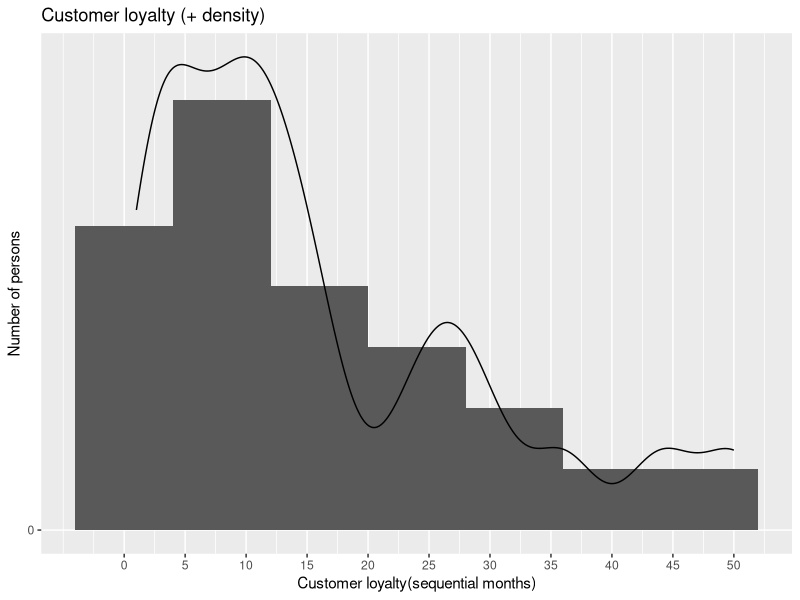
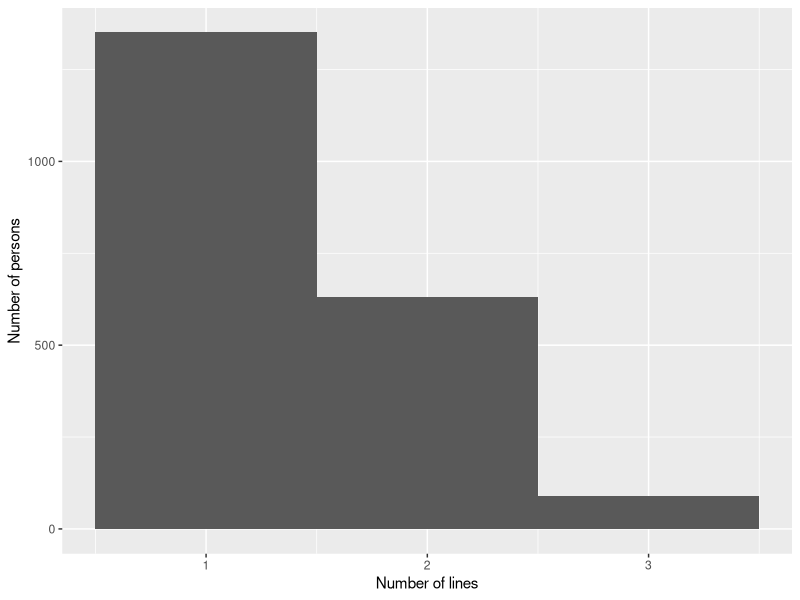
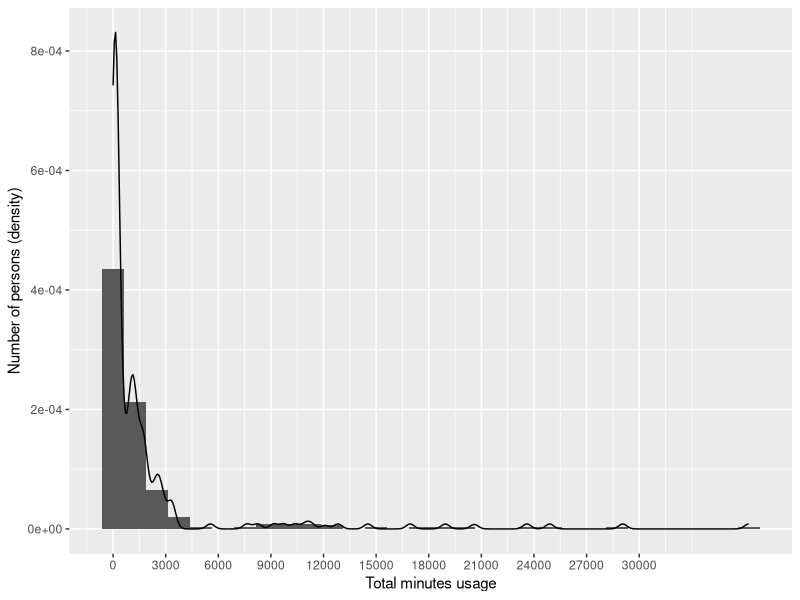
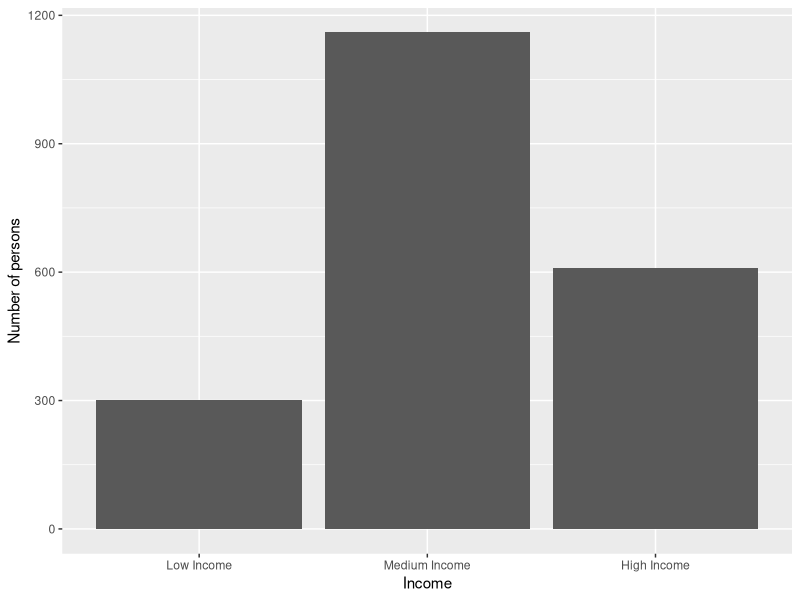
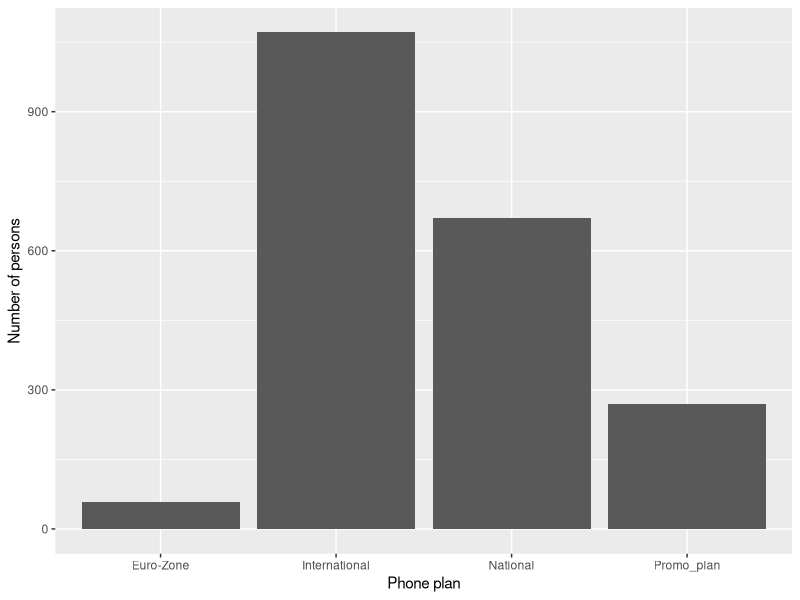
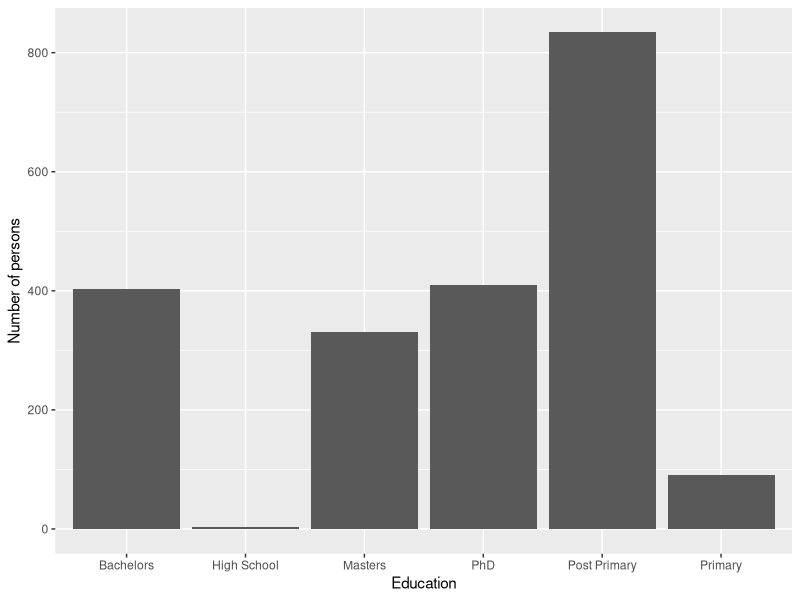
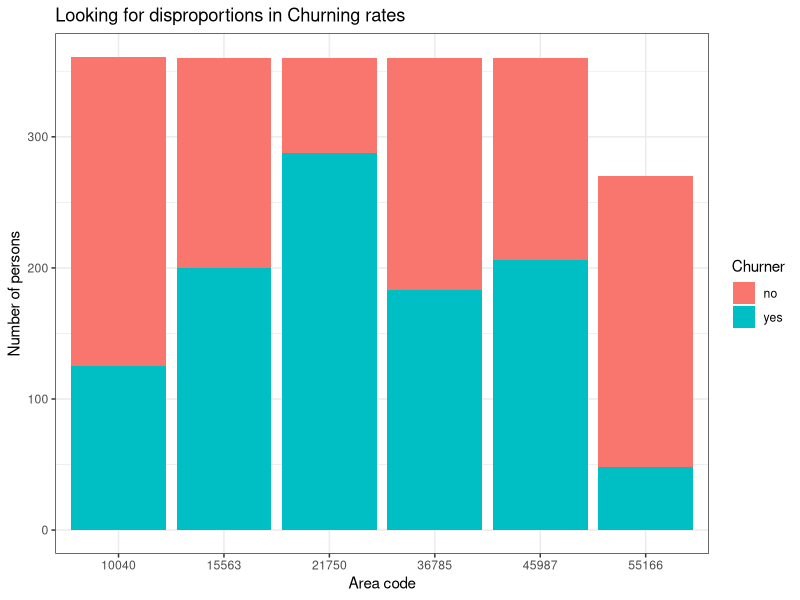
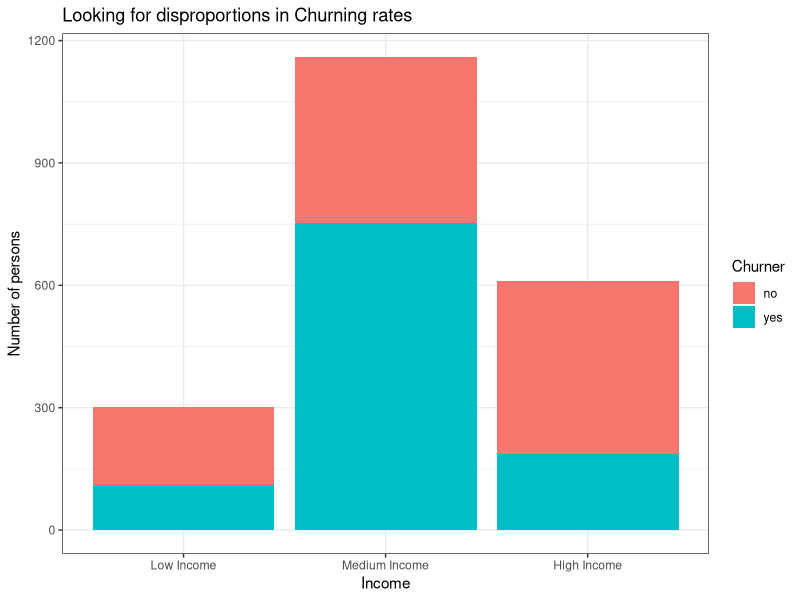

Reproduce these figures in R, in order.
## ---- chunk 1
#install.packages("ggplot2")
library(ggplot2)
## ---- chunk 2
phones <- read.csv("./eurocomPHONEchurners.csv")
head(phones)
## ---- chunk 3
count_na <- sapply(phones, function(y) sum(length(which(is.na(y) | y == ""))))
na_df <- data.frame(count_na)

subset(na_df, na_df$count_na > 0)
## ---- chunk 4
replace_na_with_median <- function(col) {
  median_without_na <- median(col, na.rm=TRUE)
  col[is.na(col)] <- median_without_na
  return(col)
}
## ---- chunk 5
phones$MINUTES_3MONTHS_AGO <- replace_na_with_median(phones$MINUTES_3MONTHS_AGO)
## ---- chunk 6
phones$CUST_MOS <- replace_na_with_median(phones$CUST_MOS)
## ---- chunk 7
phones$TOT_MINUTES_USAGE <- replace_na_with_median(phones$TOT_MINUTES_USAGE)
## ---- chunk 8
get_mode <- function(x){
  xtable <- table(x)
  idx <- xtable == max(xtable)
  names(xtable)[idx]
}
## ---- chunk 9
get_modes <- function(x){
  if(class(x) =="numeric" | class(x)=="integer") return("X")
  xtable <- table(x)
  idx <- xtable == max(xtable)
  names(xtable)[idx]
}
## ---- chunk 10
phones_male <- phones[phones$GENDER == 'M',]

modes_male <- data.frame(sapply(phones_male, get_modes))
names(modes_male)[1] <- "MODE_MALE"
modes_male <- subset(modes_male, MODE_MALE!='X')

modes_male
## ---- chunk 11
phones_female <- phones[phones$GENDER == 'F',]

modes_female <- data.frame(sapply(phones_female, get_modes))
names(modes_female)[1] <- "MODE_FEMALE"
modes_female <- subset(modes_female, MODE_FEMALE!='X')

modes_female
## ---- chunk 12
phones$PHONE_PLAN[phones$PHONE_PLAN == "" & phones$GENDER=='M'] <- get_mode(phones$PHONE_PLAN[phones$GENDER=='M'])
phones$PHONE_PLAN[phones$PHONE_PLAN == "" & phones$GENDER=='F'] <- get_mode(phones$PHONE_PLAN[phones$GENDER=='F'])
## ---- chunk 13
phones$EDUCATION[phones$EDUCATION == "" & phones$GENDER=='M'] <- get_mode(phones$EDUCATION[phones$GENDER=='M'])
phones$EDUCATION[phones$EDUCATION == "" & phones$GENDER=='F'] <- get_mode(phones$EDUCATION[phones$GENDER=='F'])
## ---- chunk 14
phones$AREA_CODE[phones$AREA_CODE == "" & phones$GENDER=='M'] <- get_mode(phones$AREA_CODE[phones$GENDER=='M'])
phones$AREA_CODE[phones$AREA_CODE == "" & phones$GENDER=='F'] <- get_mode(phones$AREA_CODE[phones$GENDER=='F'])
## ---- chunk 15
phones$LONGDIST_FLAG[phones$LONGDIST_FLAG == "" & phones$GENDER=='M'] <- get_mode(phones$LONGDIST_FLAG[phones$GENDER=='M'])
phones$LONGDIST_FLAG[phones$LONGDIST_FLAG == "" & phones$GENDER=='F'] <- get_mode(phones$LONGDIST_FLAG[phones$GENDER=='F'])
## ---- chunk 16
phones$CALLWAITING_FLAG[phones$CALLWAITING_FLAG == "" & phones$GENDER=='M'] <- get_mode(phones$CALLWAITING_FLAG[phones$GENDER=='M'])
phones$CALLWAITING_FLAG[phones$CALLWAITING_FLAG == "" & phones$GENDER=='F'] <- get_mode(phones$CALLWAITING_FLAG[phones$GENDER=='F'])
## ---- chunk 17
phones$VOICEMAIL_FLAG[phones$VOICEMAIL_FLAG == "" & phones$GENDER=='M'] <- get_mode(phones$VOICEMAIL_FLAG[phones$GENDER=='M'])
phones$VOICEMAIL_FLAG[phones$VOICEMAIL_FLAG == "" & phones$GENDER=='F'] <- get_mode(phones$VOICEMAIL_FLAG[phones$GENDER=='F'])
## ---- chunk 18
phones$MOBILE_PLAN[phones$MOBILE_PLAN == "" & phones$GENDER=='M'] <- get_mode(phones$MOBILE_PLAN[phones$GENDER=='M'])
phones$MOBILE_PLAN[phones$MOBILE_PLAN == "" & phones$GENDER=='F'] <- get_mode(phones$MOBILE_PLAN[phones$GENDER=='F'])
## ---- chunk 19
head(phones$INCOME)
## ---- chunk 20
phones$INCOME <- cut(phones$INCOME, breaks = c(0, 37999, 88000, max(phones$INCOME)), include.lowest = TRUE, labels = c("Low Income", "Medium Income","High Income"))

head(phones$INCOME)
## ---- chunk 21
get_mode(phones$AREA_CODE)
summary(phones$CUST_MOS)
get_mode(phones$LONGDIST_FLAG)
get_mode(phones$CALLWAITING_FLAG)
summary(phones$NUM_LINES)
get_mode(phones$VOICEMAIL_FLAG)
get_mode(phones$MOBILE_PLAN)
get_mode(phones$CONVERGENT_BILLING)
get_mode(phones$GENDER)
get_mode(phones$INCOME)
get_mode(phones$PHONE_PLAN)
get_mode(phones$EDUCATION)
summary(phones$TOT_MINUTES_USAGE)

## ---- chunk 22
ggplot(data=phones ,aes(phones$CUST_MOS)) + geom_histogram(binwidth=8,aes(y = ..density..))  + scale_x_continuous(breaks = seq(0,60,5)) + scale_y_continuous(breaks = seq(0,1000,50)) + labs(x="Customer loyalty(sequential months)" ,y="Number of persons", title="Customer loyalty (+ density)") + geom_density()
## ---- chunk 23
ggplot(data=phones ,aes(phones$NUM_LINES)) + geom_histogram(binwidth=1) + scale_x_continuous(breaks = 0:3) + labs(x="Number of lines" ,y="Number of persons")
## ---- chunk 24
ggplot(data=phones ,aes(phones$TOT_MINUTES_USAGE)) + geom_histogram(bins = 30, aes(y = ..density..)) +  scale_x_continuous(breaks = seq(0, 30000, 3000)) + labs(x="Total minutes usage" ,y="Number of persons (density)") + geom_density()
## ---- chunk 25
ggplot(data=phones ,aes(phones$INCOME)) + geom_histogram(stat="count") + labs(x="Income" ,y="Number of persons")
## ---- chunk 26
ggplot(data=phones ,aes(phones$PHONE_PLAN)) + geom_histogram(stat="count") + labs(x="Phone plan" ,y="Number of persons")
## ---- chunk 27
ggplot(data=phones ,aes(phones$EDUCATION)) + geom_histogram(stat="count")   + labs(x="Education" ,y="Number of persons")
## ---- chunk 28
ggplot(data=phones ,aes(x=phones$AREA_CODE, group=phones$CHURNER, fill=phones$CHURNER)) + geom_histogram(stat="count") + theme_bw()   + labs(x="Area code" ,y="Number of persons", title="Looking for disproportions in Churning rates", fill="Churner")
## ---- chunk 29
ggplot(data=phones ,aes(x=phones$INCOME, group=phones$CHURNER, fill=phones$CHURNER)) + geom_histogram(stat="count") + theme_bw()   + labs(x="Income" ,y="Number of persons", title="Looking for disproportions in Churning rates", fill="Churner")
## ---- chunk 30
ggplot(data=phones ,aes(x=phones$PHONE_PLAN, group=phones$CHURNER, fill=phones$CHURNER)) + geom_histogram(stat="count") + theme_bw()   + labs(x="Phone plan" ,y="Number of persons", title="Looking for disproportions in Churning rates", fill="Churner")
## ---- chunk 31
ggplot(data=phones ,aes(x=phones$TOT_MINUTES_USAGE, group=phones$CHURNER, fill=phones$CHURNER)) + geom_histogram(bins = 5) +  scale_x_continuous(breaks = seq(0, 30000, 5000))  + labs(x="Total minutes usage" ,y="Number of persons", title="Looking for disproportions in Churning rates", fill="Churner")
## ---- chunk 32
ggplot(data=phones ,aes(x=phones$CUST_MOS, group=phones$CHURNER, fill=phones$CHURNER)) + geom_histogram(binwidth=5) + scale_x_continuous(breaks = seq(0,50,5))   + labs(x="Customer loyalty (sequential months)" ,y="Number of persons", title="Looking for disproportions in Churning rates", fill="Churner")
## ---- chunk 33
ggplot(data=phones ,aes(x=phones$NUM_LINES, group=phones$CHURNER, fill=phones$CHURNER)) + geom_histogram(binwidth=1, position="dodge") + scale_x_continuous(breaks = 0:3)   + labs(x="Number of lines" ,y="Number of persons", title="Looking for disproportions in Churning rates", fill="Churner")
## ---- chunk 34
ggplot(data=phones ,aes(x=phones$EDUCATION, group=phones$CHURNER, fill=phones$CHURNER)) + geom_histogram(stat="count")  + labs(x="Education" ,y="Number of persons", title="Looking for disproportions in Churning rates", fill="Churner")
## ---- chunk 35
ggplot(data=phones ,aes(x=phones$GENDER, group=phones$CHURNER, fill=phones$CHURNER)) + geom_histogram(stat="count", position="dodge")  + labs(x="Gender" ,y="Number of persons", title="Looking for disproportions in Churning rates", fill="Churner")
## ---- chunk 36
cust_mos_skew <-(3*(mean(phones$CUST_MOS)-median(phones$CUST_MOS)))/sd(phones$CUST_MOS)
cust_mos_skew
## ---- chunk 37
num_lines_skew <-(3*(mean(phones$NUM_LINES)-median(phones$NUM_LINES)))/sd(phones$NUM_LINES)
num_lines_skew
## ---- chunk 38
tot_minutes_usage_skew <-(3*(mean(phones$TOT_MINUTES_USAGE)-median(phones$TOT_MINUTES_USAGE)))/sd(phones$TOT_MINUTES_USAGE)
tot_minutes_usage_skew
## ---- chunk 39
ggplot(data=phones ,aes(phones$CHURNER, phones$CUST_MOS)) + geom_boxplot() + labs(x="Churner" ,y="Customer loyalty")
## ---- chunk 40
ggplot(data=phones ,aes(phones$CHURNER, phones$TOT_MINUTES_USAGE)) + geom_boxplot() + labs(x="Churner" ,y="Total minutes of usage")
## ---- chunk 41
summary(phones$TOT_MINUTES_USAGE)
IQR <- 1677-116
lower_bound <- 116 - (IQR*1.5)
upper_bound <- 1677 + (IQR*1.5)

nrow(phones[phones$TOT_MINUTES_USAGE < lower_bound | phones$TOT_MINUTES_USAGE > upper_bound,])
## ---- chunk 42
# Z score
z_score_tot_minutes_usage <- scale(phones$TOT_MINUTES_USAGE, center = TRUE, scale = TRUE)
# same as (phones$TOT_MINUTES_USAGE - mean(phones$TOT_MINUTES_USAGE))/sd(phones$TOT_MINUTES_USAGE)
summary(z_score_tot_minutes_usage)

z_range <- table(z_score_tot_minutes_usage > -3 & z_score_tot_minutes_usage < 3)
z_range[names(z_range)==FALSE]


## ---- chunk 43
tot_mins_before_transfo <- (3*(mean(phones$TOT_MINUTES_USAGE)-median(phones$TOT_MINUTES_USAGE)))/sd(phones$TOT_MINUTES_USAGE)
tot_mins_before_transfo
## ---- chunk 44
tot_mins_z_score <- (3*(mean(z_score_tot_minutes_usage)-median(z_score_tot_minutes_usage)))/sd(z_score_tot_minutes_usage)
tot_mins_z_score
## ---- chunk 45
natural_log_transfo <- log(phones$TOT_MINUTES_USAGE[phones$TOT_MINUTES_USAGE != 0])
natural_log_transfo_skewness <- (3*(mean(natural_log_transfo)-median(natural_log_transfo)))/sd(natural_log_transfo)

natural_log_transfo_skewness
## ---- chunk 46
square_root_transfo <- sqrt(phones$TOT_MINUTES_USAGE)
square_root_transfo_skewness <- (3*(mean(square_root_transfo)-median(square_root_transfo)))/sd(square_root_transfo)

square_root_transfo_skewness
## ---- chunk 47
ggplot(data=phones ,aes(x=phones$TOT_MINUTES_USAGE, y=phones$MINUTES_CURR_MONTH + phones$MINUTES_PREV_MONTH + phones$MINUTES_3MONTHS_AGO)) + geom_point() + labs(x="Total minutes usage" ,y="Addition of minutes current month, last month, 3 months ago", title="Correlation between minutes of usage")
## ---- chunk 48
ggplot(data=phones ,aes(x=phones$TOT_MINUTES_USAGE, y=phones$CUST_MOS)) + geom_point() + labs(y="Customer fidelity (sequential months)" ,x="Total minutes usage", title="Correlation between minutes of usage and customer fidelity")
## ---- chunk 49
ggplot(data=phones ,aes(x=phones$NUM_LINES, y=phones$CUST_MOS)) + geom_point() + labs(y="Customer fidelity (sequential months)" ,x="number of lines", title="Correlation between number of lines and customer fidelity")
## ---- chunk 50
ggplot(data=phones ,aes(x=phones$NUM_LINES, y=phones$TOT_MINUTES_USAGE)) + geom_point() + labs(y="Total minutes usage" ,x="number of lines", title="Correlation between total minutes usage and number of lines")
## ---- chunk 51
covariance_minutes <- cov(phones$TOT_MINUTES_USAGE, phones$MINUTES_CURR_MONTH + phones$MINUTES_PREV_MONTH + phones$MINUTES_3MONTHS_AGO)
covariance_minutes

correlation_minutes <- covariance_minutes / (sd(phones$TOT_MINUTES_USAGE)*sd(phones$MINUTES_CURR_MONTH + phones$MINUTES_PREV_MONTH + phones$MINUTES_3MONTHS_AGO))
correlation_minutes
## ---- chunk 52
covariance_minutes_fid <- cov(phones$TOT_MINUTES_USAGE, phones$CUST_MOS)
covariance_minutes_fid

correlation_minutes_fid <- covariance_minutes_fid / (sd(phones$TOT_MINUTES_USAGE)*sd(phones$CUST_MOS))
correlation_minutes_fid
